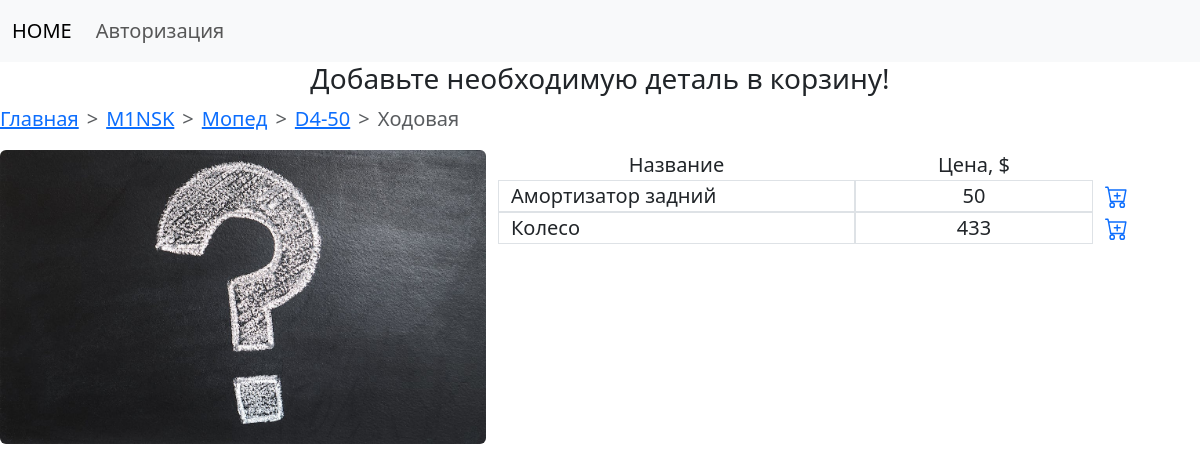
/M1NSK/1/type/1/model/D4-50/1/element/Ходовая/2/part, run on the app's committed database.
### app/models.py (models this page shows, shortened)
class Brand(Base):
    __tablename__ = 'brand'
    id = Column(Integer, primary_key=True)
    brand_name = Column(String(30))
    parent = relationship('Model', back_populates='brand')

class Type(Base):
    __tablename__ = 'type'
    id = Column(Integer, primary_key=True)
    type_name = Column(String)
    parent = relationship('Model', back_populates='type')

class Model(Base):
    __tablename__ = 'model'
    id = Column(Integer, primary_key=True)
    model_name = Column(String)
    brand_id = Column(Integer, ForeignKey('brand.id'), nullable=False)
    brand = relationship('Brand', back_populates="parent")
    type_id = Column(Integer, ForeignKey('type.id'), nullable=False)
    type = relationship('Type', back_populates="parent")
    parent = relationship('Part', back_populates='model')
    image_id = Column(Integer, ForeignKey('element_image.id'))

class Element(Base):
    __tablename__ = 'element'
    id = Column(Integer, primary_key=True)
    element_name = Column(String)
    parent = relationship('Part', back_populates='element')
    image_id = Column(Integer, ForeignKey('element_image.id'))

class Part(Base):
    __tablename__ = 'part'
    id = Column(Integer, primary_key=True)
    part_number = Column(String)
    description = Column(String)  # полное название детали
    price = Column(Integer)
    amount = Column(Integer)
    model_id = Column(Integer, ForeignKey('model.id'),  nullable=False)
    model = relationship('Model', back_populates="parent")
    element_id = Column(Integer, ForeignKey('element.id'), nullable=False)
    element = relationship('Element', back_populates="parent")
    parent = relationship('Basket', back_populates='part')   # переделать

### app/main/routes.py (the view)
@bp.get('/<brand_name>/<brand_id>/type/<type_id>/model/<model_name>/<model_id>/element/<element_name>/<element_id>/part')
def part(brand_name, brand_id, type_id, model_name, model_id, element_name, element_id):
    parts = session.query(Part).filter_by(model_id=model_id).filter_by(element_id=element_id)
    image = session.query(ElementImage).join(Element).join(Model).filter(Element.id == element_id).filter(Model.id == model_id).first()
    if image is None:
        image = 'element_images/default.jpeg'
    else:
        image = image.url
    return render_template('main/part.html', parts=parts, image=image)

### app/templates/main/part.html (shortened to what this page needs)
{% extends "base.html" %}
{% block content %}
<h3 class="text-center">Добавьте необходимую деталь в корзину!</h3>
{% set part = parts[0] %}
    <nav style="--bs-breadcrumb-divider: '>';" aria-label="breadcrumb">
        <ol class="breadcrumb">
          <li class="breadcrumb-item"><a href="{{ url_for('main.index') }}">Главная</a></li>
          <li class="breadcrumb-item"><a href="{{ url_for('main.type', brand_id=part.model.brand_id, brand_name=part.model.brand.brand_name) }}">{{ part.model.brand.brand_name }}</a></li>
          <li class="breadcrumb-item"><a href="{{ url_for('main.model', brand_id=part.model.brand_id, brand_name=part.model.brand.brand_name, type_id=part.model.type_id) }}">{{ part.model.type.type_name }}</a></li>
          <li class="breadcrumb-item"><a href="{{ url_for('main.element', brand_name=part.model.brand.brand_name, brand_id=part.model.brand_id, type_id=part.model.type_id, model_name=part.model.model_name, model_id=part.model_id) }}">{{ part.model.model_name }}</a></li>
          <li class="breadcrumb-item active" aria-current="page">{{ part.element.element_name }}</li>
          </ol>
      </nav>
<div class="cobtainer-fluid">
    <div class="row">
        <div class="col-sm-5">
            <img src="{{ url_for('static', filename=image) }}" class="img-fluid rounded-2" alt="Тут картинка">
        </div>
        <div class="col">
            <div class="row text-center">
                <div class="col-6">
                    Название
                </div>
                <div class="col-4">
                    Цена, $
                </div>
            </div>
                {% for part in parts %}
                <div class="row">
                    <div class="col-6 border text-left">
                        {{ part.description }}
                    </div>
                    <div class="col-4 border text-center">
                        {{ part.price }}
                    </div>
                    <div class="col-2 text-left">
                        <a href="{{ url_for('main.addToBasket', part_id=part.id) }}">
                        </a>
                    </div>
                </div>
                {% endfor %}
        </div>
    </div>
</div>
    {% endblock %}

### data on the page
Brand: model.brand.brand_name "M1NSK"
Type: model.type.type_name "Мопед"
Model: model.model_name "D4-50"
Element: element.element_name "Ходовая"
Part: description "Амортизатор задний", price "50"
Part: description "Колесо", price "433"
